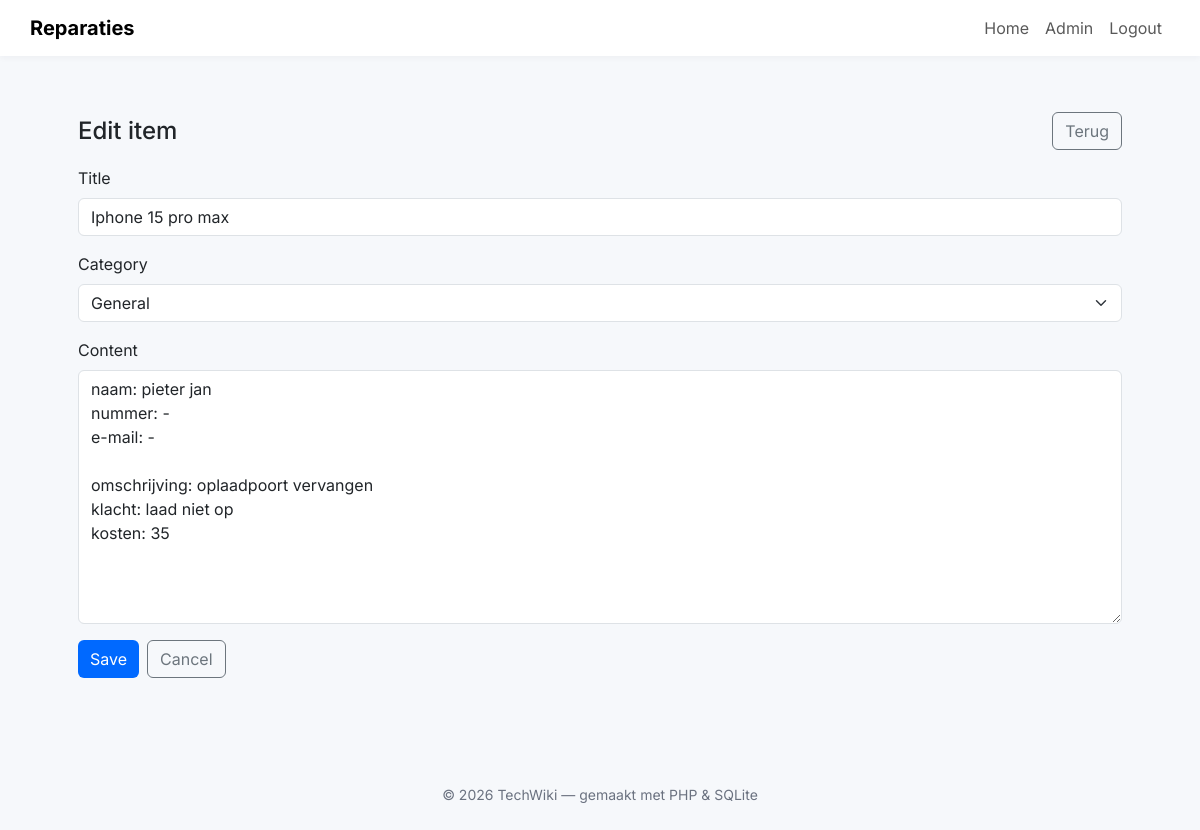
The app's page /?route=admin_edit&id=23 (signed in) with its own data.
### tables this page shows
CREATE TABLE items (
  id INTEGER PRIMARY KEY AUTOINCREMENT,
  title TEXT NOT NULL,
  slug TEXT NOT NULL UNIQUE,
  content TEXT,
  category_id INTEGER,
  created_at TEXT,
  updated_at TEXT,
  FOREIGN KEY (category_id) REFERENCES categories(id) ON DELETE SET NULL
);

CREATE TABLE categories (
  id INTEGER PRIMARY KEY AUTOINCREMENT,
  name TEXT NOT NULL,
  slug TEXT NOT NULL UNIQUE
);

### src/Controller/AdminController.php (called while the page is built, shortened)
<?php
class AdminController {
    public function editForm($id, array $errors = [], array $old = []) {
        $item = Item::find((int)$id);
        $categories = Category::all();
        include __DIR__ . '/../../templates/admin/form.php';
    }
}

### src/Model/Item.php (called while the page is built, shortened)
<?php
class Item {
    public static function find(int $id): ?array {
        $pdo = Database::get();
        $stmt = $pdo->prepare("SELECT items.*, categories.name AS category_name FROM items LEFT JOIN categories ON items.category_id = categories.id WHERE items.id = :id LIMIT 1");
        $stmt->execute(['id' => $id]);
        $row = $stmt->fetch(PDO::FETCH_ASSOC);
        return $row ?: null;
    }
}

### src/Model/Category.php (called while the page is built, shortened)
<?php
class Category {
    public static function all(): array {
        $pdo = Database::get();
        $stmt = $pdo->query("SELECT * FROM categories ORDER BY name ASC");
        return $stmt->fetchAll(PDO::FETCH_ASSOC);
    }
}

### templates/admin/form.php (the view, shortened to what this page needs)
<?php include __DIR__ . '/../header.php'; ?>
<?php
$item = $item ?? null;
$old = $old ?? [];
$categories = $categories ?? [];
$isEdit = !empty($item);
$titleVal = $old['title'] ?? $item['title'] ?? '';
$contentVal = $old['content'] ?? $item['content'] ?? '';
$categoryVal = $old['category_id'] ?? $item['category_id'] ?? '';
if ($isEdit) {
    $action = '?route=admin_update&id=' . (int)$item['id'];
    $heading = 'Edit item';
} else {
    $action = '?route=admin_store';
    $heading = 'Create item';
}
?>
<div class="container">
  <div class="d-flex justify-content-between align-items-center mb-3">
    <h2 class="h4 mb-0"><?= $heading ?></h2>
    <a class="btn btn-outline-secondary" href="?route=admin">Terug</a>
  </div>
  <form method="post" action="<?= $action ?>">
    <div class="mb-3">
      <label class="form-label">Title</label>
      <input class="form-control" type="text" name="title" value="<?= htmlspecialchars($titleVal ?? '') ?>" required>
    </div>
    <div class="mb-3">
      <label class="form-label">Category</label>
      <select class="form-select" name="category_id">
        <?php foreach ($categories as $c): ?>
          <option value="<?= (int)$c['id'] ?>" <?= ((string)$c['id'] === (string)($categoryVal ?? '')) ? 'selected' : '' ?>><?= htmlspecialchars($c['name']) ?></option>
        <?php endforeach; ?>
      </select>
    </div>
    <div class="mb-3">
      <label class="form-label">Content</label>
      <textarea class="form-control" name="content" rows="10" required><?= htmlspecialchars($contentVal ?? '') ?></textarea>
    </div>
    <div class="d-flex gap-2">
      <button class="btn btn-brand" type="submit">Save</button>
      <a class="btn btn-outline-secondary" href="?route=admin">Cancel</a>
    </div>
  </form>
</div>
<?php include __DIR__ . '/../footer.php'; ?>

### templates/header.php (style rules this page uses)
body { font-family: 'Inter', system-ui, -apple-system, "Segoe UI", Roboto, "Helvetica Neue", Arial; background:#f6f8fb; }
.btn-brand { background: #0069ff; color: #fff; border: none; }

### records on screen
items: title "Iphone 15 pro max", category_id "General", content "naam: pieter jan nummer: - e-mail: - omschrijving: oplaadpoort vervangen klacht: laad niet op kosten: 35"

### other values on screen
$heading "Edit item"
